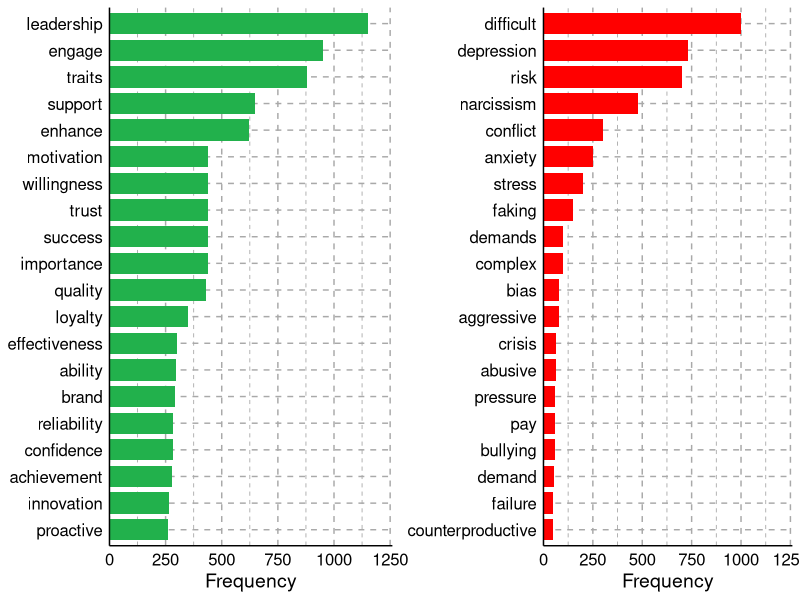

Write the R code that produced this figure.
# Load required libraries
library(ggplot2)
library(gridExtra)

# Positive terms with corrected frequencies
positive_terms <- data.frame(
  word = c("leadership", "engage", "traits", "support", "enhance",
           "motivation", "importance", "trust", "quality", "success",
           "willingness", "loyalty", "effectiveness", "ability", "brand",
           "reliability", "confidence", "achievement", "innovation", "proactive"),
  n = c(1150, 950, 880, 650, 620,
        440, 437, 437, 430, 437,
        437, 350, 300, 295, 292,
        285, 283, 280, 265, 261)
)

# Negative terms with corrected frequencies
negative_terms <- data.frame(
  word = c("difficult", "depression", "risk", "narcissism", "conflict",
           "anxiety", "stress", "faking", "complex", "demands",
           "aggressive", "bias", "crisis", "abusive", "pressure",
           "pay", "bullying", "demand", "failure", "counterproductive"),
  n = c(1000, 730, 700, 480, 300,
        250, 200, 150, 100, 100,
        80, 80, 65, 65, 60,
        57, 57, 53, 50, 47)
)

# Custom plot theme with dark dashed gray grid lines
custom_theme <- theme_minimal() +
  theme(
    panel.grid.major = element_line(color = "darkgray", linetype = "dashed", linewidth = 0.5),
    panel.grid.minor = element_line(color = "darkgray", linetype = "dashed", linewidth = 0.3),
    axis.text = element_text(size = 12, color = "black"),
    axis.title = element_text(size = 14, color = "black"),
    axis.line.x = element_line(color = "black", linewidth = 0.5),
    axis.line.y = element_line(color = "black", linewidth = 0.5),
    panel.border = element_blank(),
    plot.title = element_blank(),
    axis.title.y = element_blank()
  )

# Plot for positive words (exact RGB green bars, no labels)
plot_positive <- ggplot(positive_terms, aes(x = n, y = reorder(word, n))) +
  geom_bar(stat = "identity", fill = "#22B14C", width = 0.8) +  # RGB(34,177,76)
  labs(x = "Frequency") +
  custom_theme +
  scale_x_continuous(expand = expansion(mult = c(0, 0.05)), limits = c(0, 1200))

# Plot for negative words (red bars, no labels)
plot_negative <- ggplot(negative_terms, aes(x = n, y = reorder(word, n))) +
  geom_bar(stat = "identity", fill = "red", width = 0.8) +
  labs(x = "Frequency") +
  custom_theme +
  scale_x_continuous(expand = expansion(mult = c(0, 0.05)), limits = c(0, 1200))

# Arrange the two plots side by side
grid.arrange(plot_positive, plot_negative, ncol = 2)